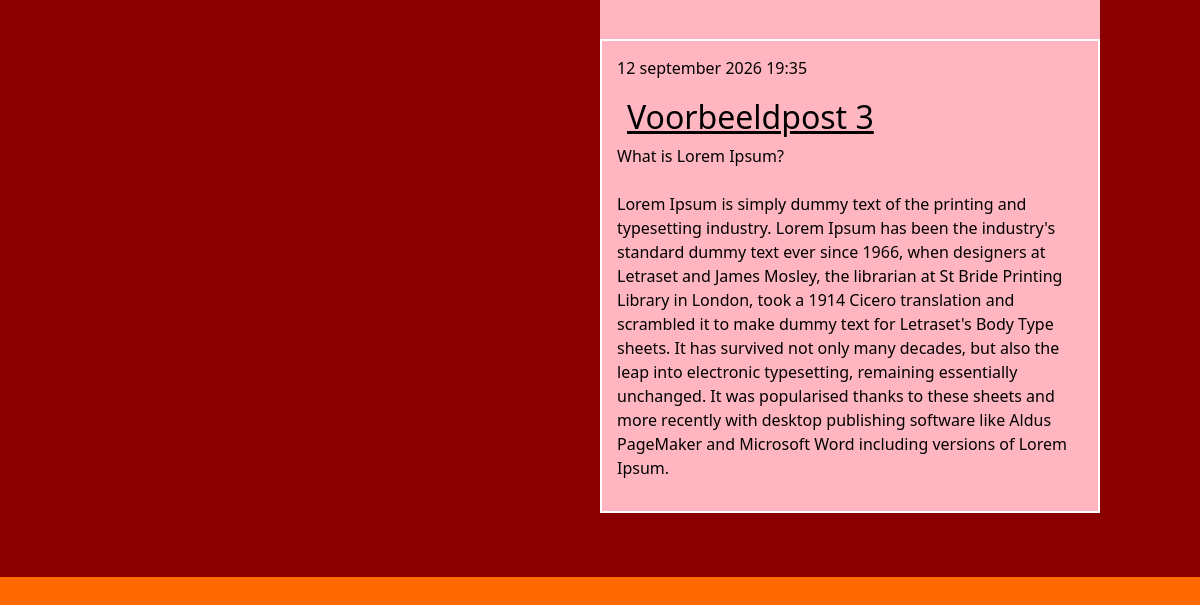
The app's page / (lower part), older data.
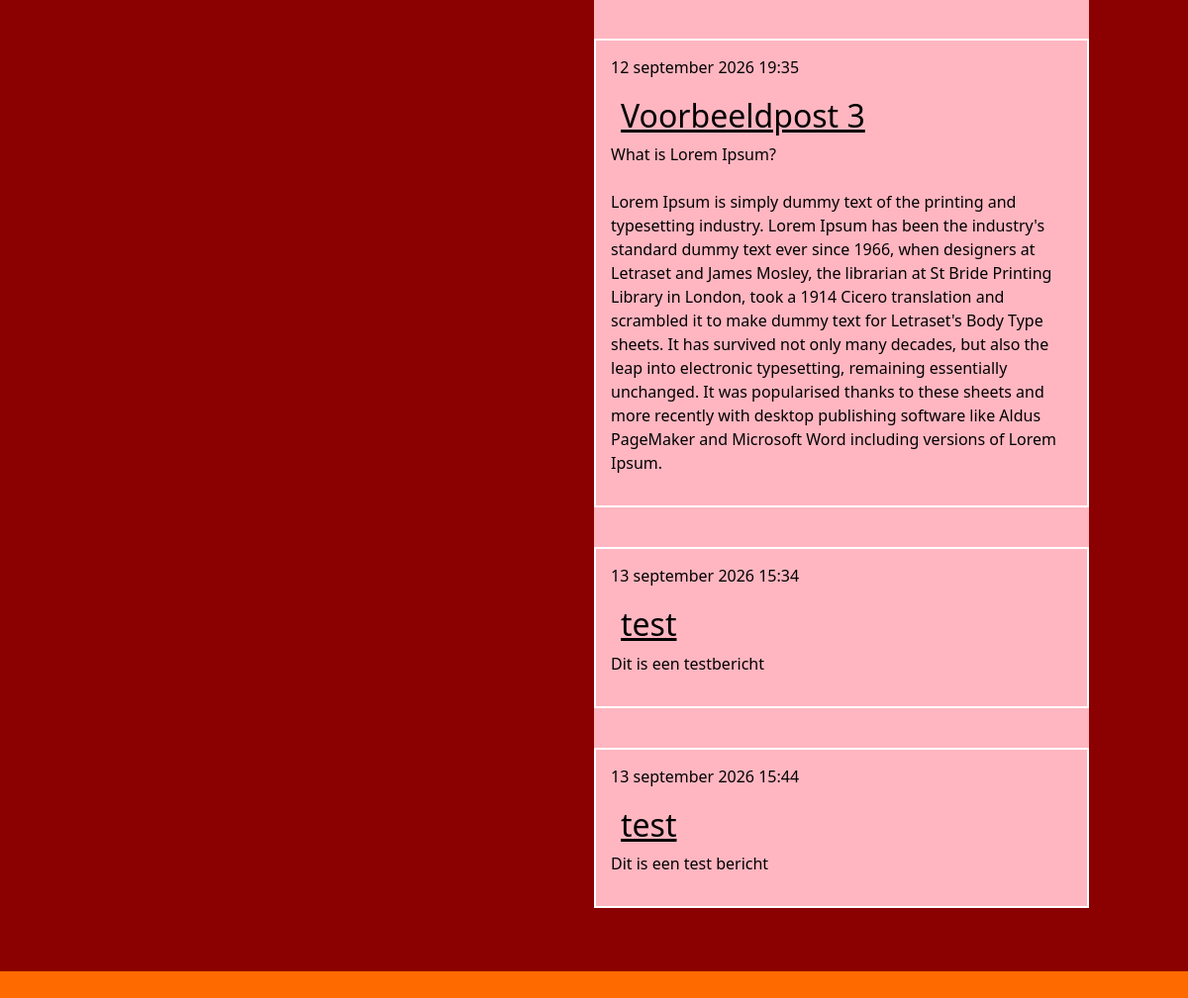
The same page, newer data.
### blog/models.py (models this page shows, shortened)
class Post(models.Model):
    author = models.ForeignKey(settings.AUTH_USER_MODEL, on_delete=models.CASCADE)
    title = models.CharField(max_length=200)
    text = models.TextField()
    created_date = models.DateTimeField(default=timezone.now)
    published_date = models.DateTimeField(blank=True, null=True)

### blog/views.py (the view)
# urls.py: path("", views.post_list, name="post_list"),
def post_list(request):
    posts = Post.objects.filter(published_date__lte=timezone.now()).order_by(
        "published_date"
    )
    return render(request, "blog/post_list.html", {"posts": posts})

### blog/templates/blog/post_list.html
{% extends 'blog/base.html' %}
{% block inhoud %}
    <div class="main pt-4 pb-4">
        <div class="postblock">
                {% for post in posts %}
            <article class="post">
                <time class="date d-block mb-2">
                    {{ post.published_date|date:"j F Y H:i" }}
                </time>
                <h2>
                    <a href="{% url 'post_inhoud' pk=post.pk %}">
                        {{ post.title }}
                    </a>
                </h2>
                <p>
                    {{ post.text|linebreaksbr }}
                </p>
            </article>
        {% endfor %}
        </div>
    </div>
{% endblock %}

Row changes from the older to the newer data that the page shows:
added Post: published_date "13 september 2026 15:34", title "test", text "Dit is een testbericht"
added Post: published_date "13 september 2026 15:44", title "test", text "Dit is een test bericht"
